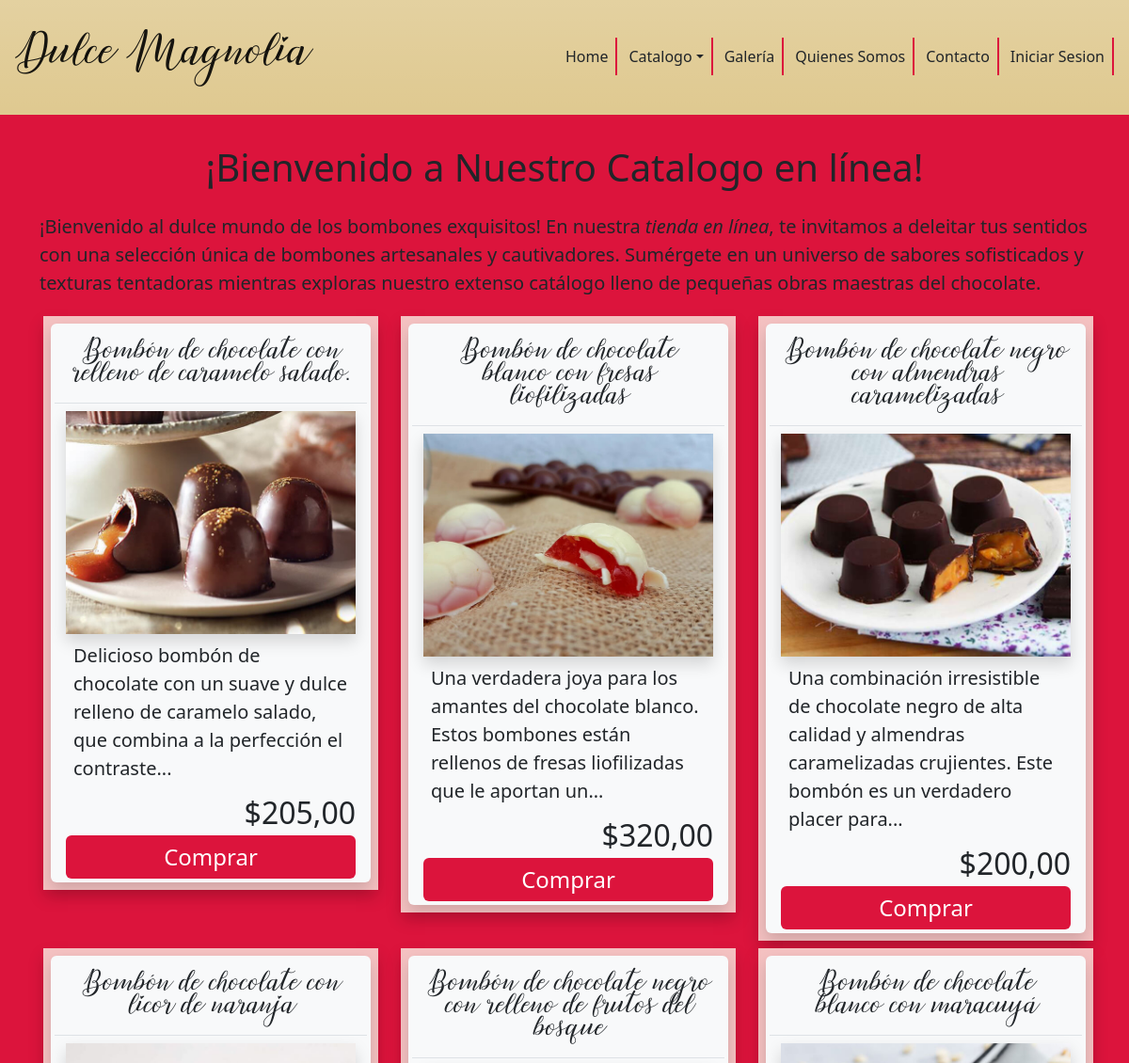
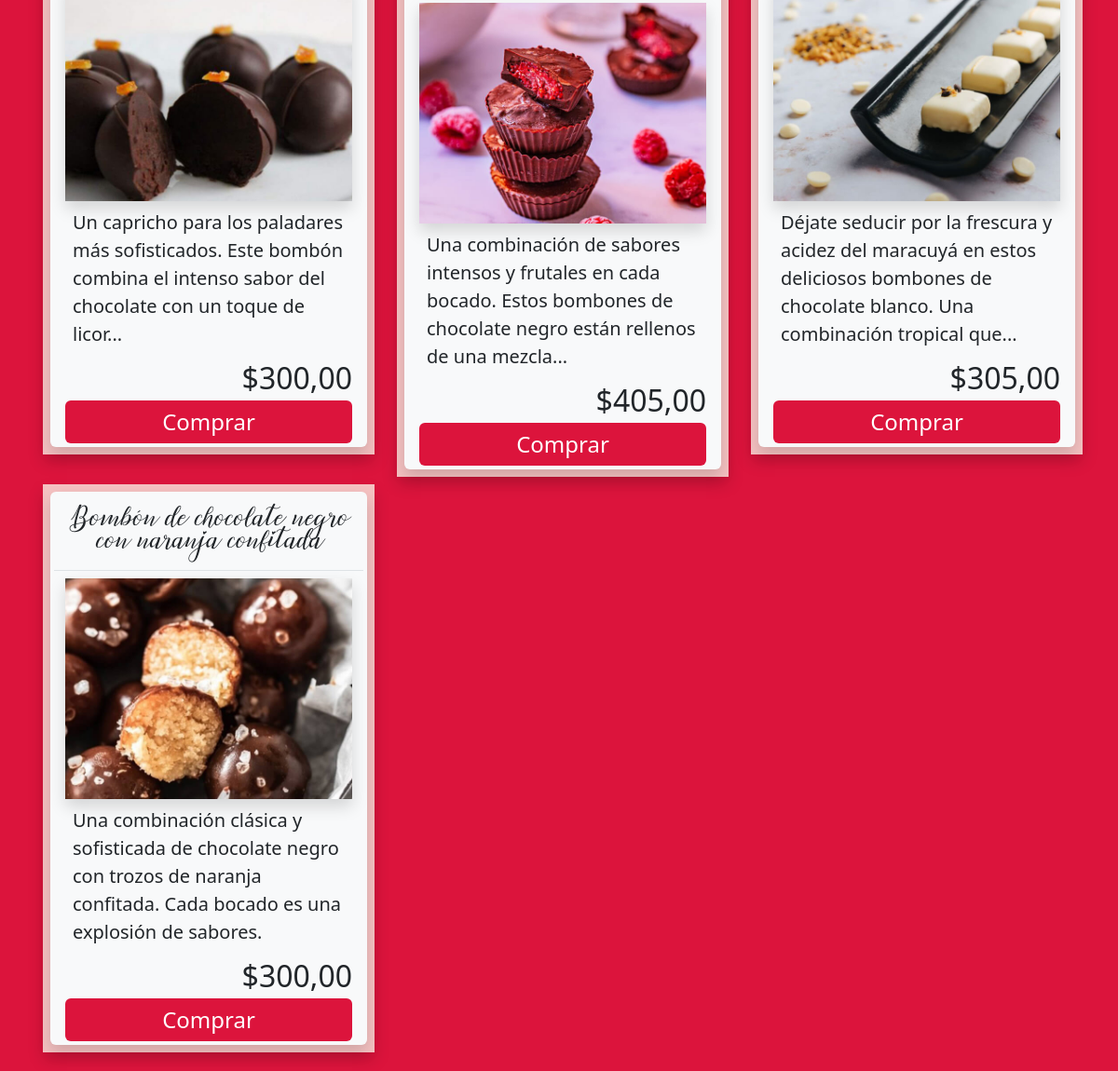
The app's page /index.php?sec=catalogo&tipo=1 with its own data (2 pictures, top to bottom).
### tables this page shows
CREATE TABLE `bombones` (
  `id` int(10) UNSIGNED NOT NULL,
  `nombre` varchar(256) NOT NULL,
  `tipo_bombones_id` int(10) UNSIGNED NOT NULL,
  `chocolate_id` int(10) UNSIGNED NOT NULL,
  `ingredientes_destacados_id` int(10) UNSIGNED NOT NULL,
  `imagen` varchar(256) NOT NULL,
  `precio` decimal(10,2) UNSIGNED NOT NULL,
  `vencimiento` date NOT NULL,
  `peso` decimal(6,2) NOT NULL,
  `detalle` varchar(256) NOT NULL,
  `calorias` tinyint(3) UNSIGNED NOT NULL
);

### clases/Bombones.php (called while the page is built, shortened)
<?PHP
class Bombones
{
    private $nombre;
    private $imagen;
    private $precio;
    private $detalle;
    private static $createValues = ['id', 'nombre', 'imagen', 'precio', 'vencimiento', 'peso', 'detalle', 'calorias'];
    public function catalogo_x_tipo(int $tipo_bombones_id): array
    {
        $catalogo = [];
        $conexion = Conexion::getConexion();
        $query = "SELECT b.*, GROUP_CONCAT(i.nombre) AS ingredientes
    FROM bombones b
    INNER JOIN ingredientes_x_bombones ib ON b.id = ib.bombones_id
    INNER JOIN ingredientes i ON ib.ingredientes_id = i.id
    WHERE b.tipo_bombones_id = ?
    GROUP BY b.id";
        $PDOStatement = $conexion->prepare($query);
        $PDOStatement->setFetchMode(PDO::FETCH_ASSOC);
        $PDOStatement->execute([$tipo_bombones_id]);
        while ($resultado = $PDOStatement->fetch()) {
            $catalogo[] = $this->crearBombones($resultado);
        }
        return $catalogo;
    }
    private function crearBombones($bombonesData): Bombones
    {
        $bombones = new self();
        foreach (self::$createValues as $value) {
            $bombones->{$value} = $bombonesData[$value];
        }
        $bombones->tipo_bombones_id = (new TipoBombones())->get_x_tipo($bombonesData['tipo_bombones_id']);
        $chocolate = (new Chocolate())->get_x_chocolate($bombonesData['chocolate_id']);
        $bombones->chocolate_id = $chocolate;
        $bombones->ingredientes = $bombonesData['ingredientes'];
        return $bombones;
    }
    public function precio_formateado(): string
    {
        return number_format($this->precio, 2, ",", ".");
    }
    public function recortar_palabras(int $cantidad = 20): string
    {
        $texto = $this->detalle;
        $array = explode(" ", $texto);
        if (count($array) <= $cantidad) {
            $resultado = $texto;
        } else {
            array_splice($array, $cantidad);
            $resultado = implode(" ", $array) . "...";
        }
        return $resultado;
    }
    public function getNombre()
    {
        return $this->nombre;
    }
    public function getImagen()
    {
        return $this->imagen;
    }
    public function getPrecio()
    {
        return $this->precio_formateado();
    }
}

### clases/TipoBombones.php (called while the page is built, shortened)
<?PHP
class TipoBombones
{
    public function get_x_tipo(int $id): ?TipoBombones
    {
        $conexion = Conexion::getConexion();
        $query = "SELECT * FROM tipos_bombones WHERE id = ?";
        $PDOStatement = $conexion->prepare($query);
        $PDOStatement->setFetchMode(PDO::FETCH_CLASS, self::class);
        $PDOStatement->execute(
            [$id]
        );
        $resultado = $PDOStatement->fetch();
        return $resultado ?? null;
    }
}

### clases/Chocolate.php (called while the page is built, shortened)
<?PHP
class Chocolate
{
    private static $createValues = ['id', 'nombre'];
    public function get_x_chocolate(int $id): ?Chocolate
    {
        $conexion = Conexion::getConexion();
        $query = "SELECT c.id, c.nombre, c.origen_id, c.tipo_chocolate_id, o.pais, o.calidad, tc.nombre AS tipoChocolate
        FROM chocolate c
        LEFT JOIN origen_chocolate o ON c.origen_id = o.id
        LEFT JOIN tipos_chocolate tc ON c.tipo_chocolate_id = tc.id
        WHERE c.id = ?";
        $PDOStatement = $conexion->prepare($query);
        $PDOStatement->setFetchMode(PDO::FETCH_ASSOC);
        $PDOStatement->execute([$id]);
        $resultado = $this->crearChocolate($PDOStatement->fetch());
        return $resultado ?? null;
    }
    public function crearChocolate($chocolateData): Chocolate
    {
        $chocolate = new self();
        foreach (self::$createValues as $value) {
            $chocolate->{$value} = $chocolateData[$value];
        }
        if (isset($chocolateData['origen_id']) && $chocolateData['origen_id'] !== null) {
            $origen = new Origen();
            $chocolate->origen_id = $origen->get_x_origen($chocolateData['origen_id']);
        }
        if (isset($chocolateData['tipo_chocolate_id']) && $chocolateData['tipo_chocolate_id'] !== null) {
            $tipoChocolate = new TipoChocolate();
            $chocolate->tipo_chocolate_id = $tipoChocolate->get_x_tipo($chocolateData['tipo_chocolate_id']);
        }
        return $chocolate;
    }
}

### clases/Origen.php (called while the page is built, shortened)
<?PHP
class Origen
{
    public function get_x_origen(int $id): ?Origen
    {
        $conexion = Conexion::getConexion();
        $query = "SELECT * FROM origen_chocolate WHERE id = ?";
        $PDOStatement = $conexion->prepare($query);
        $PDOStatement->setFetchMode(PDO::FETCH_CLASS, self::class);
        $PDOStatement->execute(
            [$id]
        );
        $resultado = $PDOStatement->fetch();
        return $resultado ?? null;
    }
}

### clases/TipoChocolate.php (called while the page is built, shortened)
<?PHP
class TipoChocolate {
    public function get_x_tipo(int $id): ?TipoChocolate
{
    $conexion = Conexion::getConexion();
    $query = "SELECT * FROM tipos_chocolate WHERE id = ?";
    $PDOStatement = $conexion->prepare($query);
    $PDOStatement->setFetchMode(PDO::FETCH_CLASS, self::class);
    $PDOStatement->execute(
        [$id]
    );
     $resultado = $PDOStatement->fetch();
     return $resultado ?? null;
}
}

### secciones/catalogo.php (the view)
<?PHP
$filtro = $_GET['tipo'] ?? FALSE;
$misBombones = new Bombones();
if ($filtro && ($filtro != "completo")) {
    $catalogo = $misBombones->catalogo_x_tipo($filtro);
} else {
    $catalogo = $misBombones->catalogo_completo();
}
$rolUsuario = $_SESSION['loggedIn']['rol'] ?? 'invitado';
?>
<div class="container">
    <h1 class="d-flex justify-content-center p-3">¡Bienvenido a Nuestro Catalogo en línea!</h1>
    <p class="fs-5">
        ¡Bienvenido al dulce mundo de los <strong class="fw-normal">bombones exquisitos</strong>! En nuestra <em class="fw-normal">tienda en línea</em>, te invitamos a deleitar tus sentidos con una selección única de <strong class="fw-normal">bombones artesanales y cautivadores</strong>. Sumérgete en un universo de <strong class="fw-normal">sabores sofisticados</strong> y <strong class="fw-normal">texturas tentadoras</strong> mientras exploras nuestro extenso catálogo lleno de <strong class="fw-normal">pequeñas obras maestras del chocolate</strong>.</p>
    <?PHP if (!empty($catalogo)) { ?>
        <div class="row ">
            <?PHP foreach ($catalogo as $misBombones) { ?>
                <div class="col-12  col-lg-4 col-md-6 align-items-stretch ">
                    <div class="container m-1 p-2 bg-rosa shadow">
                        <div class="container bg-light shadow p-1 rounded fs-5 align-items-center">
                            <div class="container-fluid">
                                <div class="row ">
                                    <h2 class="col-12 bg-light  text-center text-deco fs-5 border-bottom p-3   align-items-stretch"><?= $misBombones->getNombre() ?></h2>
                                    <div class="col-12 "> <img src="img/productos/<?= $misBombones->getImagen() ?> " class="img-fluid shadow d-block m-auto" alt="Foto de <?= $misBombones->getNombre() ?>">
                                    </div>
                                    <div class="col-12 ">
                                        <p class="card-text m-2 "><?= $misBombones->recortar_palabras() ?></p>
                                    </div>
                                    <div class=" col-12 justify-content-end">
                                        <p class="card-text fs-2 text-end">$<?= $misBombones->getPrecio() ?></p>
                                    </div>
                                    <div class="col-12 d-flex flex-column-reverse justify-content-evenly">
                                        <?PHP
                                        if ($rolUsuario === 'invitado') { ?>
                                            <a href="admin/index.php?sec=loguin" type="button" class="btn bg-magnolia text-white fs-4 p-1">Comprar</a>
                                        <?PHP } else { ?>
                                            <a href="index.php?sec=compra&id=<?= $misBombones->getId() ?>" type="button" class="btn bg-magnolia text-white fs-4 p-1">Comprar</a>
                                        <?PHP }
                                        ?>
                                    </div>
                                </div>
                            </div>
                        </div>
                    </div>
                </div>
            <?PHP } ?>
        </div>
    <?PHP } else { ?>
        <div class="col">
            <h2 class="text-center m-5">No se encontró el producto deseado.</h2>
        </div>
    <?PHP } ?>
</div>

### css/css.css (style rules this page uses)
.bg-magnolia { background-color: #dc143c; }
.bg-rosa { background-color: #f4c1c1; }
.text-deco { font-family: "lovely_day", sans-serif; font-size: 2rem; }

### records on screen
bombones: nombre "Bombón de chocolate con relleno de caramelo salado.", imagen (picture), recortar_palabras "Delicioso bombón de chocolate con un suave y dulce relleno de caramelo salado, que combina a la perfección el contraste...", precio "205,00"
bombones: nombre "Bombón de chocolate blanco con fresas liofilizadas", imagen (picture), recortar_palabras "Una verdadera joya para los amantes del chocolate blanco. Estos bombones están rellenos de fresas liofilizadas que le aportan un...", precio "320,00"
bombones: nombre "Bombón de chocolate negro con almendras caramelizadas", imagen (picture), recortar_palabras "Una combinación irresistible de chocolate negro de alta calidad y almendras caramelizadas crujientes. Este bombón es un verdadero placer para...", precio "200,00"
bombones: nombre "Bombón de chocolate con licor de naranja", imagen (picture), recortar_palabras "Un capricho para los paladares más sofisticados. Este bombón combina el intenso sabor del chocolate con un toque de licor...", precio "300,00"
bombones: nombre "Bombón de chocolate negro con relleno de frutos del bosque", imagen (picture), recortar_palabras "Una combinación de sabores intensos y frutales en cada bocado. Estos bombones de chocolate negro están rellenos de una mezcla...", precio "405,00"
bombones: nombre "Bombón de chocolate blanco con maracuyá", imagen (picture), recortar_palabras "Déjate seducir por la frescura y acidez del maracuyá en estos deliciosos bombones de chocolate blanco. Una combinación tropical que...", precio "305,00"
bombones: nombre "Bombón de chocolate negro con naranja confitada", imagen (picture), detalle "Una combinación clásica y sofisticada de chocolate negro con trozos de naranja confitada. Cada bocado es una explosión de sabores.", precio "300,00"
